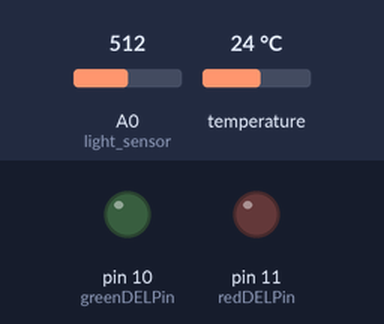
Bench run of a sketch on a simulated Arduino Uno, built with avr-gcc and run on an emulated ATmega328P. Shown: output pins drawn as LEDs (lit = HIGH). Inputs (shaded band) come from the test bench; at power-on: temperature 24 °C, A0 (light_sensor) = 512. What the sketch prints to the serial monitor is not drawn.

Above: at 3.0 s.
3.1 s: temperature set to 21.6 °C
5.2 s: temperature set to 20.6 °C
At 6.1 s:
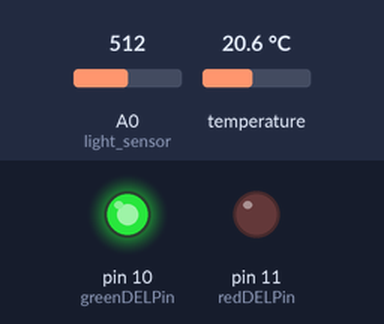
7.3 s: A0 (light_sensor) set to 360
9.8 s: A0 (light_sensor) set to 334
At 10.8 s:
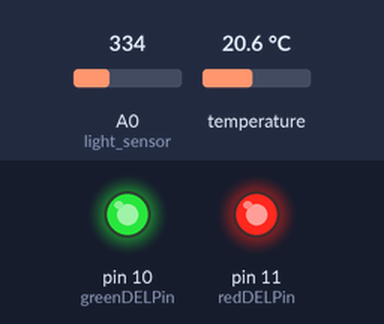
11.9 s: temperature set to 28 °C
At 13.5 s:
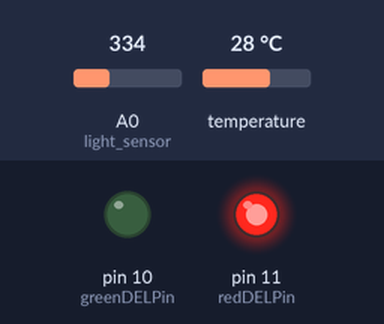
14.4 s: temperature set to 12 °C
At 15.1 s:
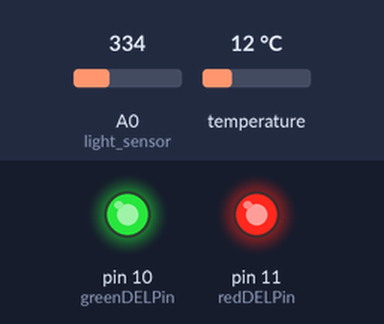
Timing chart, 0 to 17.4 s (numbered marks = the images above; inputs shaded):
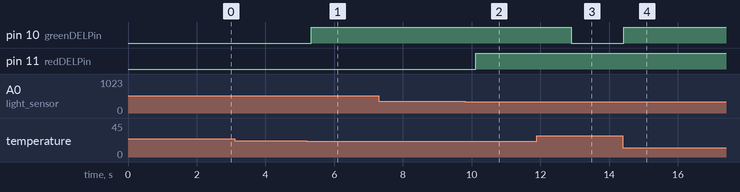

The sketch:

SensorsExercises.ino
```cpp
// Include the libraries we need
#include <OneWire.h>
#include <DallasTemperature.h>

int light_sensor = A0, temp_sensor = 6, greenDELPin = 10, redDELPin = 11, lightVal, temperature = 0, tempLimit = 20, lightLimit= 350;
OneWire oneWirePin(temp_sensor);
DallasTemperature sensors(&oneWirePin);


void setup() {

Serial.begin(9600);
pinMode(light_sensor,INPUT);
pinMode(greenDELPin,OUTPUT);
pinMode(redDELPin,OUTPUT);
sensors.begin();

}


void loop() {


Serial.print("Requesting Temperatures from sensors: ");
sensors.requestTemperatures();
Serial.println("DONE");

temperature = sensors.getTempCByIndex(0);
Serial.print("Temperature is ");
Serial.print(temperature);

if(temperature <= 20){
Serial.println(", Green DEL is activated!");
digitalWrite(greenDELPin, HIGH);
}
else if(temperature > 20){
digitalWrite(greenDELPin, LOW);
 }

lightVal=analogRead(light_sensor);
Serial.println("Light value is ");
Serial.print(lightVal);
delay(250);

if (lightVal>350){
digitalWrite(redDELPin,LOW);
}
else if (lightVal<350){
Serial.print(", Red DEL is activated!");
digitalWrite(redDELPin,HIGH);
}
delay (500);
}
```

Measured:
- the behaviour switches between 21 and 20.9 °C on temperature (found by bisection; images 0 and 1)
- the behaviour switches between 350 and 349 on A0 (light_sensor) (found by bisection; images 1 and 2)
- after the input at 3.1 s, every drawn part: stays the same
- after the input at 5.2 s, pin 10 (greenDELPin): LOW → HIGH after 0.13 s
- after the input at 7.3 s, every drawn part: stays the same
- after the input at 9.8 s, pin 11 (redDELPin): LOW → HIGH after 0.32 s
- after the input at 11.9 s, pin 10 (greenDELPin): HIGH → LOW after 1.0 s
- after the input at 14.4 s, pin 10 (greenDELPin): LOW → HIGH at once
